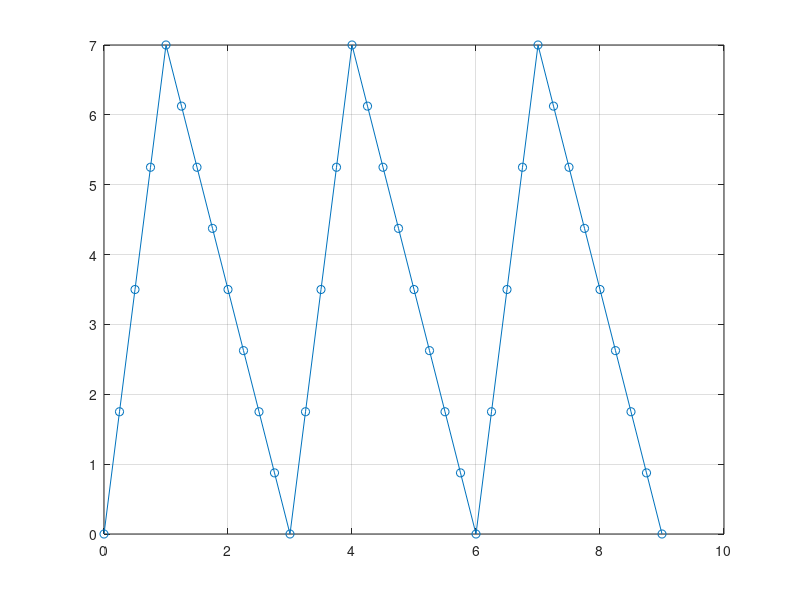

Reproduce this figure in MATLAB.
clear all; close all; clc;
% Frei programmierbares Dreieck-Signal
% Parameter des Dreiecksignals:
PeriodenDauer =3;
T1 =1; AnzahlPerioden = 3; Amplitude =7; AbtastZeit = 0.25;
%%%%%%%%%%%%%%%%%%%%%%%%%%%%%%%%%%%%%%%%%%%%%%%%%%%%%%%%%%%%%%%%%%%%%%
% 1. Lösungsidee: suche eine Funktion, mit der das Signal
%    möglichst direkt erzeugt wird, ggf. mit Anpassungen
%%%%%%%%%%%%%%%%%%%%%%%%%%%%%%%%%%%%%%%%%%%%%%%%%%%%%%%%%%%%%%%%%%%%%%
lookfor triangle
% ... sucht in allen Hilfetexten nach dem Begriff "triangle" (Dreieck).
% Wir werden fündig bei der Funktion "sawtooth". Nach dem Lesen der
% Hilfe ("doc sawtooth") wissen wir Bescheid und können programmieren:
% Zeitvektor mit der gegebenen Abtastzeit als Schrittweite
Zeit = 0:AbtastZeit:(AnzahlPerioden*PeriodenDauer);
% 2. Parameter der sawtooth-Funktion macht aus dem Sägezahn ein Dreieck
width = T1/PeriodenDauer;
% Aufruf der Sawtooth-Funktion mit zwei Übergabeparametern
y1    = sawtooth(Zeit*2*pi/PeriodenDauer,width);
% Achtung! Der sawtooth-Befehl erzeugt ein Signal zwischen -1 und 1.
% Das muss noch angepasst werden! In unserem Fall kann das geschehen durch
y1 = (y1+1)/2 * Amplitude;
% Plotten des Signals. Für Details des plot-Befehls: s. Kapitel 4!
plot(Zeit, y1,'-o'); grid on; hold on;
